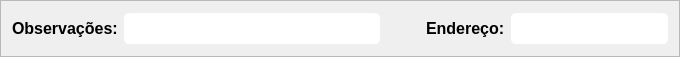
         <widget class="QFrame" name="fr_cad3_cadPet">
          <property name="minimumSize">
           <size>
            <width>0</width>
            <height>57</height>
           </size>
          </property>
          <property name="maximumSize">
           <size>
            <width>16777215</width>
            <height>57</height>
           </size>
          </property>
          <property name="frameShape">
           <enum>QFrame::StyledPanel</enum>
          </property>
          <property name="frameShadow">
           <enum>QFrame::Raised</enum>
          </property>
          <layout class="QHBoxLayout" name="horizontalLayout_13">
           <item>
            <widget class="QLabel" name="lb_obs_CadPet">
             <property name="sizePolicy">
              <sizepolicy hsizetype="Fixed" vsizetype="Fixed">
               <horstretch>0</horstretch>
               <verstretch>25</verstretch>
              </sizepolicy>
             </property>
             <property name="minimumSize">
              <size>
               <width>0</width>
               <height>25</height>
              </size>
             </property>
             <property name="font">
              <font>
               <family>Yu Gothic UI</family>
               <pointsize>12</pointsize>
               <weight>75</weight>
               <bold>true</bold>
              </font>
             </property>
             <property name="text">
              <string>Observações:</string>
             </property>
            </widget>
           </item>
           <item>
            <widget class="QTextEdit" name="edt_obs_cadPet">
             <property name="minimumSize">
              <size>
               <width>0</width>
               <height>31</height>
              </size>
             </property>
             <property name="maximumSize">
              <size>
               <width>16777215</width>
               <height>31</height>
              </size>
             </property>
             <property name="font">
              <font>
               <family>Yu Gothic UI</family>
               <pointsize>12</pointsize>
               <weight>75</weight>
               <bold>true</bold>
              </font>
             </property>
             <property name="styleSheet">
              <string notr="true">background-color: rgb(255, 255, 255);
border-radius: 5px;
color: rgb(138, 185, 214);</string>
             </property>
            </widget>
           </item>
           <item>
            <spacer name="sp2_cad2_cadPet">
             <property name="orientation">
              <enum>Qt::Horizontal</enum>
             </property>
             <property name="sizeType">
              <enum>QSizePolicy::Fixed</enum>
             </property>
             <property name="sizeHint" stdset="0">
              <size>
               <width>40</width>
               <height>20</height>
              </size>
             </property>
            </spacer>
           </item>
           <item>
            <widget class="QLabel" name="lb_end_cadPet">
             <property name="sizePolicy">
              <sizepolicy hsizetype="Fixed" vsizetype="Fixed">
               <horstretch>0</horstretch>
               <verstretch>0</verstretch>
              </sizepolicy>
             </property>
             <property name="minimumSize">
              <size>
               <width>0</width>
               <height>25</height>
              </size>
             </property>
             <property name="maximumSize">
              <size>
               <width>16777215</width>
               <height>25</height>
              </size>
             </property>
             <property name="font">
              <font>
               <family>Yu Gothic UI</family>
               <pointsize>12</pointsize>
               <weight>75</weight>
               <bold>true</bold>
              </font>
             </property>
             <property name="text">
              <string>Endereço:</string>
             </property>
            </widget>
           </item>
           <item>
            <widget class="QLineEdit" name="edt_end_cadPet">
             <property name="minimumSize">
              <size>
               <width>0</width>
               <height>31</height>
              </size>
             </property>
             <property name="maximumSize">
              <size>
               <width>16777215</width>
               <height>31</height>
              </size>
             </property>
             <property name="font">
              <font>
               <family>Yu Gothic UI</family>
               <pointsize>12</pointsize>
               <weight>75</weight>
               <bold>true</bold>
              </font>
             </property>
             <property name="styleSheet">
              <string notr="true">background-color: rgb(255, 255, 255);
border-radius: 5px;
color: rgb(138, 185, 214);</string>
             </property>
            </widget>
           </item>
          </layout>
         </widget>
